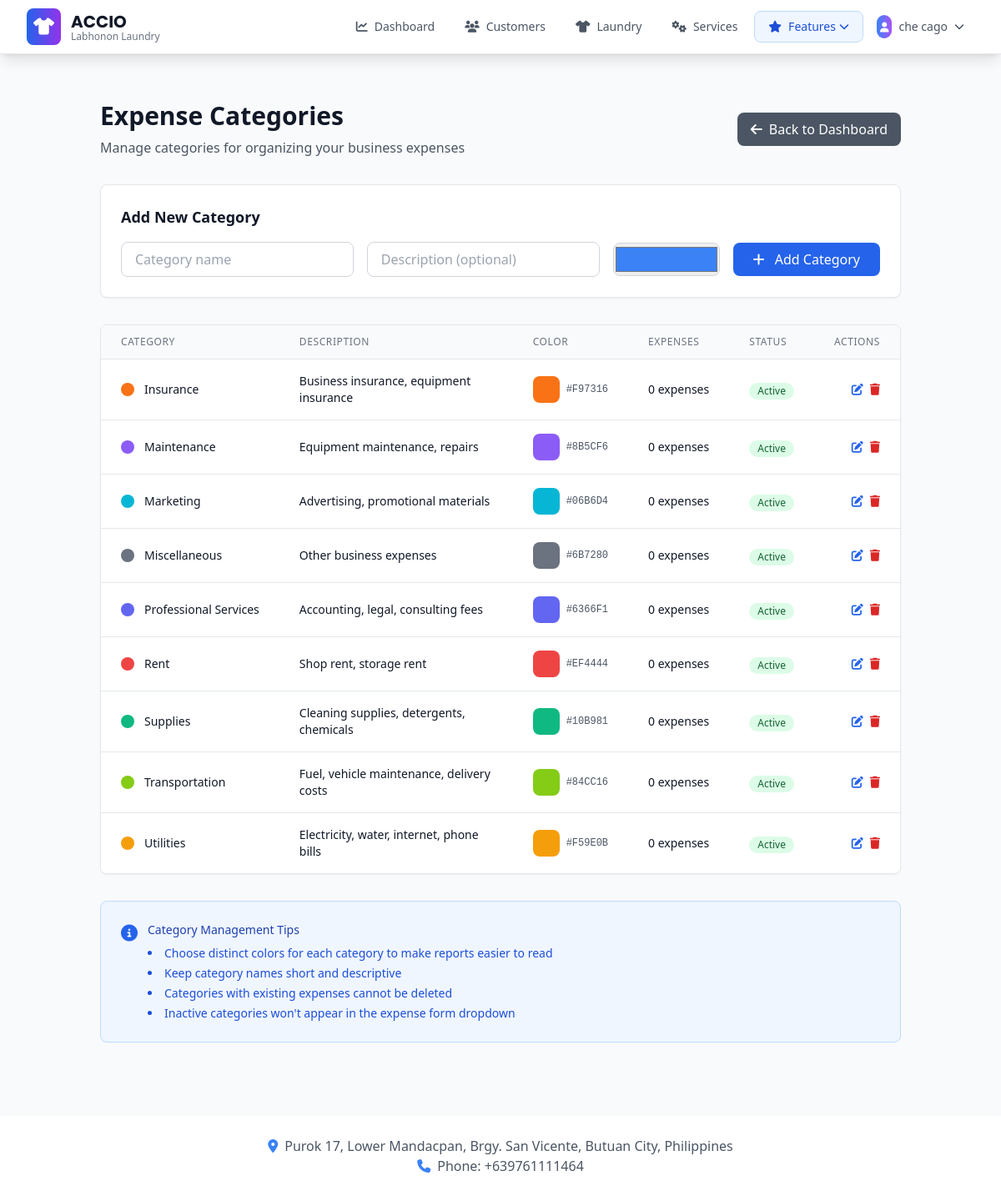
Screenshot of /expenses/categories (signed in) with the database file from the repository.
### app/models.py (models this page shows, shortened)
class User(db.Model, UserMixin):
    id = db.Column(db.Integer, primary_key=True)
    email = db.Column(db.String(150), unique=True)
    password = db.Column(db.String(150))
    full_name = db.Column(db.String(150))
    phone = db.Column(db.String(20))
    date_created = db.Column(db.DateTime, default=datetime.utcnow)

class ExpenseCategory(db.Model):
    id = db.Column(db.Integer, primary_key=True)
    name = db.Column(db.String(100), nullable=False, unique=True)
    description = db.Column(db.Text)
    color = db.Column(db.String(7), default='#3B82F6')  # Hex color for UI
    is_active = db.Column(db.Boolean, default=True)
    created_at = db.Column(db.DateTime, default=datetime.utcnow)
    updated_at = db.Column(db.DateTime, default=datetime.utcnow, onupdate=datetime.utcnow)
    expenses = db.relationship('Expense', backref='category', lazy=True)

### app/expenses.py (the view)
@expenses_bp.route('/categories')
@login_required
def list_categories():
    categories = ExpenseCategory.query.order_by(ExpenseCategory.name).all()
    return render_template('expenses/categories.html', categories=categories)

### app/__init__.py (called while the page is built)
@login_manager.user_loader
def load_user(id):
    from .models import User
    return User.query.get(int(id))

### app/templates/expenses/categories.html (shortened to what this page needs)
{% extends "base.html" %}
{% block content %}
<div class="container mx-auto px-4 sm:px-6 lg:px-8 py-8">
    <div class="mb-8 flex justify-between items-center">
        <div>
            <h1 class="text-3xl font-bold text-gray-900 mb-2">Expense Categories</h1>
            <p class="text-gray-600">Manage categories for organizing your business expenses</p>
        </div>
        <a href="{{ url_for('expenses.dashboard') }}"
           class="bg-gray-600 hover:bg-gray-700 text-white px-4 py-2 rounded-lg flex items-center transition-colors duration-200">
            <i class="fas fa-arrow-left mr-2"></i>
            Back to Dashboard
        </a>
    </div>
    <div class="bg-white rounded-lg shadow-sm border border-gray-200 p-6 mb-8">
        <h3 class="text-lg font-semibold text-gray-900 mb-4">Add New Category</h3>
        <form method="POST" action="{{ url_for('expenses.add_category') }}" class="flex flex-wrap items-center gap-4">
            <div class="flex-1 min-w-64">
                <input type="text" name="name" required
                       placeholder="Category name"
                       class="w-full px-4 py-2 border border-gray-300 rounded-lg focus:ring-2 focus:ring-blue-500 focus:border-transparent">
            </div>
            <div class="flex-1 min-w-64">
                <input type="text" name="description"
                       placeholder="Description (optional)"
                       class="w-full px-4 py-2 border border-gray-300 rounded-lg focus:ring-2 focus:ring-blue-500 focus:border-transparent">
            </div>
            <div class="min-w-32">
                <input type="color" name="color" value="#3B82F6"
                       class="w-full h-10 border border-gray-300 rounded-lg">
            </div>
            <button type="submit"
                    class="bg-blue-600 hover:bg-blue-700 text-white px-6 py-2 rounded-lg transition-colors duration-200">
                <i class="fas fa-plus mr-2"></i>
                Add Category
            </button>
        </form>
    </div>
    <div class="bg-white rounded-lg shadow-sm border border-gray-200 overflow-hidden">
        {% if categories %}
        <div class="overflow-x-auto">
            <table class="min-w-full divide-y divide-gray-200">
                <thead class="bg-gray-50">
                    <tr>
                        <th class="px-6 py-3 text-left text-xs font-medium text-gray-500 uppercase tracking-wider">Category</th>
                        <th class="px-6 py-3 text-left text-xs font-medium text-gray-500 uppercase tracking-wider">Description</th>
                        <th class="px-6 py-3 text-left text-xs font-medium text-gray-500 uppercase tracking-wider">Color</th>
                        <th class="px-6 py-3 text-left text-xs font-medium text-gray-500 uppercase tracking-wider">Expenses</th>
                        <th class="px-6 py-3 text-left text-xs font-medium text-gray-500 uppercase tracking-wider">Status</th>
                        <th class="px-6 py-3 text-right text-xs font-medium text-gray-500 uppercase tracking-wider">Actions</th>
                    </tr>
                </thead>
                <tbody class="bg-white divide-y divide-gray-200">
                    {% for category in categories %}
                    <tr class="hover:bg-gray-50 transition-colors duration-200" style="--category-color: {{ category.color }}">
                        <td class="px-6 py-4 whitespace-nowrap">
                            <div class="flex items-center">
                                <div class="w-4 h-4 rounded-full mr-3" style="background-color: var(--category-color)"></div>
                                <div class="text-sm font-medium text-gray-900">{{ category.name }}</div>
                            </div>
                        </td>
                        <td class="px-6 py-4">
                            <div class="text-sm text-gray-900">{{ category.description or '-' }}</div>
                        </td>
                        <td class="px-6 py-4 whitespace-nowrap">
                            <div class="flex items-center">
                                <div class="w-8 h-8 rounded-lg mr-2" style="background-color: var(--category-color)"></div>
                                <span class="text-xs font-mono text-gray-600">{{ category.color }}</span>
                            </div>
                        </td>
                        <td class="px-6 py-4 whitespace-nowrap text-sm text-gray-900">
                            {{ category.expenses|length }} expenses
                        </td>
                        <td class="px-6 py-4 whitespace-nowrap">
                            {% if category.is_active %}
                            <span class="inline-flex items-center px-2.5 py-0.5 rounded-full text-xs font-medium bg-green-100 text-green-800">
                                Active
                            </span>
                            {% else %}
                            <span class="inline-flex items-center px-2.5 py-0.5 rounded-full text-xs font-medium bg-gray-100 text-gray-800">
                                Inactive
                            </span>
                            {% endif %}
                        </td>
                        <td class="px-6 py-4 whitespace-nowrap text-right text-sm font-medium">
                            <div class="flex justify-end space-x-2">
                                <button class="text-blue-600 hover:text-blue-700 transition-colors duration-200" title="Edit Category">
                                    <i class="fas fa-edit"></i>
                                </button>
                                {% if category.expenses|length == 0 %}
                                <button class="text-red-600 hover:text-red-700 transition-colors duration-200" title="Delete Category">
                                    <i class="fas fa-trash"></i>
                                </button>
                                {% endif %}
                            </div>
                        </td>
                    </tr>
                    {% endfor %}
                </tbody>
            </table>
        </div>
        {% else %}
        <div class="text-center py-12">
            <i class="fas fa-tags text-gray-400 text-6xl mb-4"></i>
            <h3 class="text-xl font-semibold text-gray-900 mb-2">No categories found</h3>
            <p class="text-gray-600 mb-6">Add your first expense category to get started.</p>
        </div>
        {% endif %}
    </div>
    <div class="mt-8 bg-blue-50 border border-blue-200 rounded-lg p-6">
        <div class="flex items-start">
            <div class="flex-shrink-0">
                <i class="fas fa-info-circle text-blue-600 text-xl"></i>
            </div>
            <div class="ml-3">
                <h3 class="text-sm font-medium text-blue-800">Category Management Tips</h3>
                <ul class="text-sm text-blue-700 mt-2 list-disc list-inside space-y-1">
                    <li>Choose distinct colors for each category to make reports easier to read</li>
                    <li>Keep category names short and descriptive</li>
                    <li>Categories with existing expenses cannot be deleted</li>
                    <li>Inactive categories won't appear in the expense form dropdown</li>
                </ul>
            </div>
        </div>
    </div>
</div>
{% endblock %}

### app/templates/base.html (shortened to what this page needs)
<!DOCTYPE html>
<html lang="en">
<head>
    <script src="https://cdn.tailwindcss.com"></script>
    <link rel="stylesheet" href="https://cdnjs.cloudflare.com/ajax/libs/font-awesome/6.4.0/css/all.min.css">
</head>
<body class="bg-gray-50 font-sans" data-authenticated="{% if current_user.is_authenticated %}true{% else %}false{% endif %}">
    <nav class="bg-white shadow-lg border-b border-gray-200 relative z-50">
        <div class="max-w-7xl mx-auto px-4 sm:px-6 lg:px-8">
            <div class="flex justify-between items-center h-16">
                <div class="flex items-center flex-shrink-0">
                    <div class="flex-shrink-0 flex items-center">
                        <div class="bg-gradient-to-r from-blue-600 to-purple-600 rounded-lg p-2 mr-3">
                            <i class="fas fa-tshirt text-white text-xl"></i>
                        </div>
                        <div>
                            <h1 class="brand-font text-xl font-bold text-gray-900">ACCIO</h1>
                            <p class="text-xs text-gray-500 -mt-1">Labhonon Laundry</p>
                        </div>
                    </div>
                </div>
                <div class="hidden md:flex items-center space-x-1 flex-1 justify-end">
                    {% if current_user.is_authenticated %}
                        <a href="{{ url_for('views.dashboard') }}"
                           class="flex items-center px-4 py-2 rounded-lg text-sm font-medium transition-all duration-200
                                  {% if request.endpoint == 'views.dashboard' %}
                                      bg-blue-50 text-blue-700 border border-blue-200
                                  {% else %}
                                      text-gray-600 hover:text-blue-700 hover:bg-blue-50
                                  {% endif %}">
                            <i class="fas fa-chart-line mr-2"></i>
                            Dashboard
                        </a>
                        <a href="{{ url_for('customer.list_customers') }}"
                           class="flex items-center px-4 py-2 rounded-lg text-sm font-medium transition-all duration-200
                                  {% if request.endpoint == 'customer.list_customers' %}
                                      bg-blue-50 text-blue-700 border border-blue-200
                                  {% else %}
                                      text-gray-600 hover:text-blue-700 hover:bg-blue-50
                                  {% endif %}">
                            <i class="fas fa-users mr-2"></i>
                            Customers
                        </a>
                        <a href="{{ url_for('laundry.list_laundries') }}"
                           class="flex items-center px-4 py-2 rounded-lg text-sm font-medium transition-all duration-200
                                  {% if request.endpoint == 'laundry.list_laundries' %}
                                      bg-blue-50 text-blue-700 border border-blue-200
                                  {% else %}
                                      text-gray-600 hover:text-blue-700 hover:bg-blue-50
                                  {% endif %}">
                            <i class="fas fa-tshirt mr-2"></i>
                            Laundry
                        </a>
                        <a href="{{ url_for('service.list_services') }}"
                           class="flex items-center px-4 py-2 rounded-lg text-sm font-medium transition-all duration-200
                                  {% if request.endpoint == 'service.list_services' %}
                                      bg-blue-50 text-blue-700 border border-blue-200
                                  {% else %}
                                      text-gray-600 hover:text-blue-700 hover:bg-blue-50
                                  {% endif %}">
                            <i class="fas fa-cogs mr-2"></i>
                            Services
                        </a>
                        <div class="relative group">
                            <button class="flex items-center px-4 py-2 rounded-lg text-sm font-medium transition-all duration-200
                                         {% if request.endpoint and (request.endpoint.startswith('expenses.') or request.endpoint == 'views.reports' or request.endpoint == 'views.analytics') %}
                                             bg-blue-50 text-blue-700 border border-blue-200
                                         {% else %}
                                             text-gray-600 hover:text-blue-700 hover:bg-blue-50
                                         {% endif %}">
                                <i class="fas fa-star mr-2"></i>
                                Features
                                <i class="fas fa-chevron-down ml-1 text-xs"></i>
                            </button>
                        </div>
                        <div class="relative ml-4 group">
                            <button class="flex items-center px-3 py-2 rounded-lg text-sm font-medium text-gray-600 hover:text-blue-700 hover:bg-blue-50 transition-all duration-200">
                                <div class="bg-gradient-to-r from-blue-500 to-purple-500 rounded-full p-1 mr-2">
                                    <i class="fas fa-user text-white text-xs"></i>
                                </div>
                                {{ current_user.full_name or current_user.email.split('@')[0] }}
                                <i class="fas fa-chevron-down ml-2 text-xs"></i>
                            </button>
                        </div>
                    {% endif %}
                </div>
            </div>
        </div>
    </nav>
    <main class="max-w-7xl mx-auto px-4 py-6">
        {% block content %}{% endblock %}
    </main>
    <footer class="bg-white shadow-lg mt-8">
        <div class="max-w-7xl mx-auto px-4 py-6">
            <div class="text-center text-gray-600">
                <p><i class="fas fa-map-marker-alt mr-2 text-blue-500"></i>Purok 17, Lower Mandacpan, Brgy. San Vicente, Butuan City, Philippines</p>
                <p><i class="fas fa-phone mr-2 text-blue-500"></i>Phone: +639761111464</p>
            </div>
        </div>
    </footer>
</body>
</html>

### app/templates/base.html (style rules this page uses)
body { font-family: 'Inter', sans-serif; }
.brand-font { font-family: 'Poppins', sans-serif; }

### rows the page displays
User: full_name "che cago"
ExpenseCategory: name "Insurance", description "Business insurance, equipment insurance", color "#F97316", expenses|length "0", is_active "Active"
ExpenseCategory: name "Maintenance", description "Equipment maintenance, repairs", color "#8B5CF6", expenses|length "0", is_active "Active"
ExpenseCategory: name "Marketing", description "Advertising, promotional materials", color "#06B6D4", expenses|length "0", is_active "Active"
ExpenseCategory: name "Miscellaneous", description "Other business expenses", color "#6B7280", expenses|length "0", is_active "Active"
ExpenseCategory: name "Professional Services", description "Accounting, legal, consulting fees", color "#6366F1", expenses|length "0", is_active "Active"
ExpenseCategory: name "Rent", description "Shop rent, storage rent", color "#EF4444", expenses|length "0", is_active "Active"
ExpenseCategory: name "Supplies", description "Cleaning supplies, detergents, chemicals", color "#10B981", expenses|length "0", is_active "Active"
ExpenseCategory: name "Transportation", description "Fuel, vehicle maintenance, delivery costs", color "#84CC16", expenses|length "0", is_active "Active"
ExpenseCategory: name "Utilities", description "Electricity, water, internet, phone bills", color "#F59E0B", expenses|length "0", is_active "Active"
